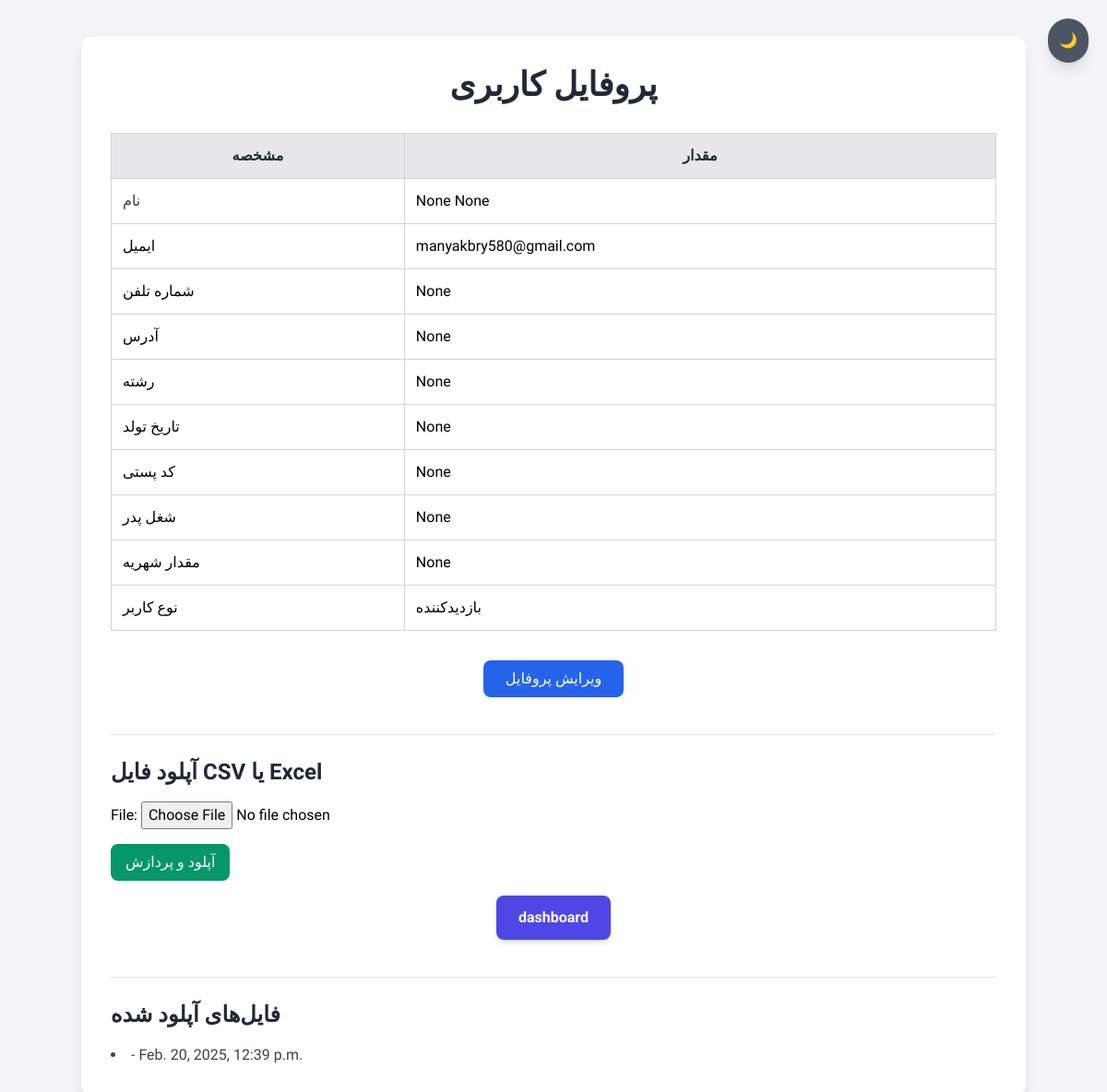
Page /accounts/profile/ (signed in) on the earlier database version.
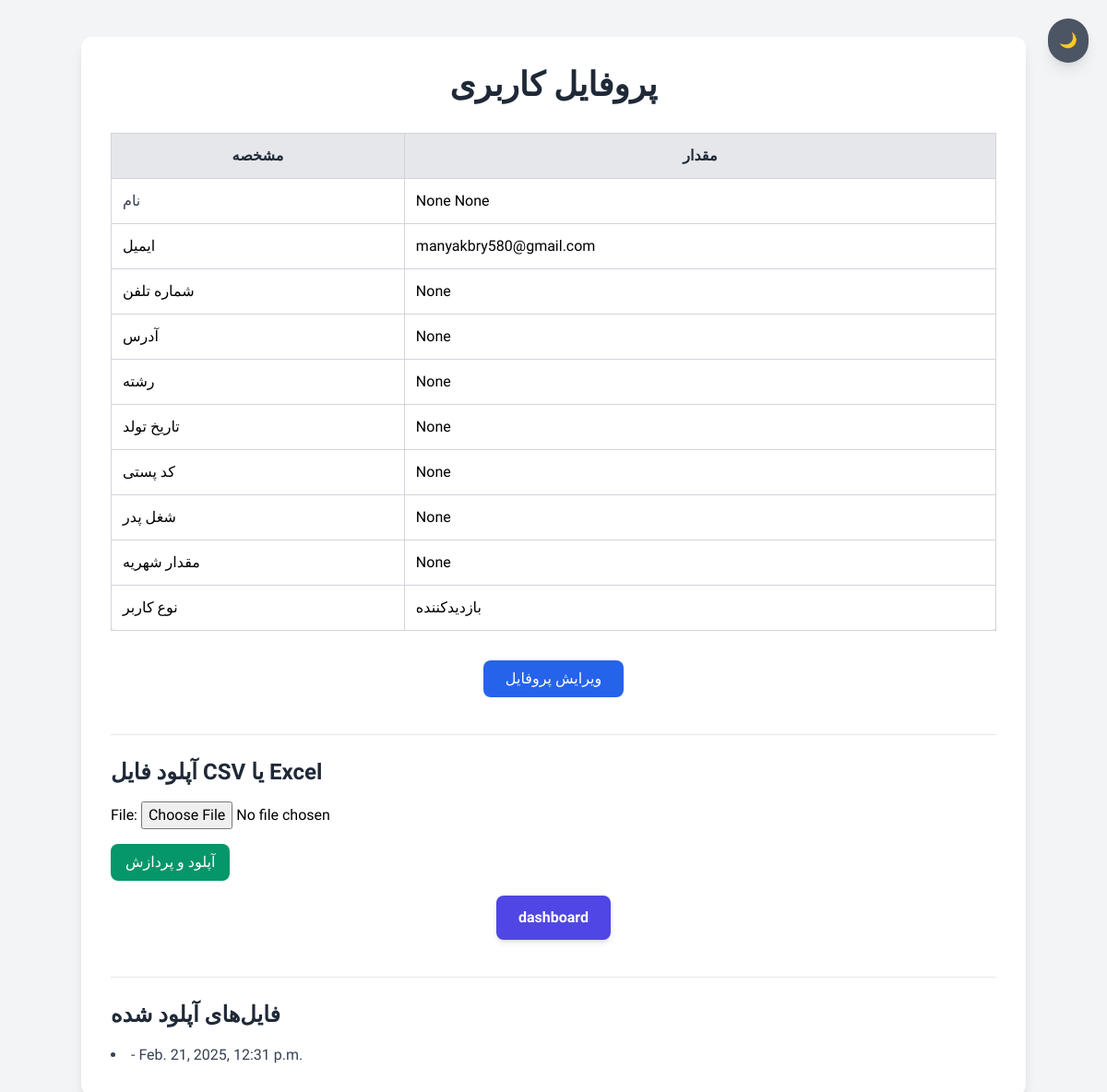
Same page on the later database version.
### account/models.py (models this page shows, shortened)
class UploadedFile(models.Model):
    file = models.FileField(upload_to="uploads/")
    uploaded_at = models.DateTimeField(auto_now_add=True)
    extracted_text = models.TextField(blank=True, null=True)  # متن استخراج‌شده
    students = models.ManyToManyField(Student, related_name="uploaded_files", blank=True)

### account/views.py (the view, shortened to what this page needs)
# urls.py: path("profile/", profile_view, name="profile"),
@login_required
def profile_view(request):
    files = UploadedFile.objects.all()
    form = FileUploadForm()
    return render(
        request,
        "account/profile.html",
        {"user": request.user, "files": files, "form": form}
    )

### account/forms.py
class FileUploadForm(forms.ModelForm):
    class Meta:
        model = UploadedFile
        fields = ['file']

### templates/account/profile.html (shortened to what the changed rows need)
{% extends 'base/base.html' %}
{% load static %}
{% block link %}
    <link href="https://cdn.jsdelivr.net/npm/tailwindcss@2.2.19/dist/tailwind.min.css" rel="stylesheet">
{% endblock %}
{% block body %}
    <div class="min-h-screen bg-gray-100 dark:bg-gray-900 py-10">
        <div class="max-w-5xl mx-auto bg-white dark:bg-gray-800 shadow-lg rounded-xl p-8">
            <h2 class="text-4xl font-bold text-gray-800 dark:text-white text-center mb-8">پروفایل کاربری</h2>
            <div class="overflow-x-auto">
                <table class="w-full border border-gray-300 rounded-lg shadow-md">
                    <thead>
                        <tr class="bg-gray-200 dark:bg-gray-700">
                            <th class="border border-gray-300 p-3 text-gray-800 dark:text-white">مشخصه</th>
                            <th class="border border-gray-300 p-3 text-gray-800 dark:text-white">مقدار</th>
                        </tr>
                    </thead>
                </table>
            </div>
            {% if user.is_superuser %}
                <div class="mt-10 border-t pt-6">
                    {% if files %}
                        <div class="mt-10 border-t pt-6">
                            <ul class="list-disc list-inside text-gray-700 dark:text-gray-300">
                                {% for file in files %}
                                    <li>
                                        - {{ file.uploaded_at }}
                                    </li>
                                {% endfor %}
                            </ul>
                        </div>
                    {% endif %}
                </div>
            {% endif %}
        </div>
    </div>
{% endblock %}

Differences in the rows shown:
removed UploadedFile: uploaded_at "Feb. 20, 2025, 12:39 p.m."
added UploadedFile: uploaded_at "Feb. 21, 2025, 12:31 p.m."
